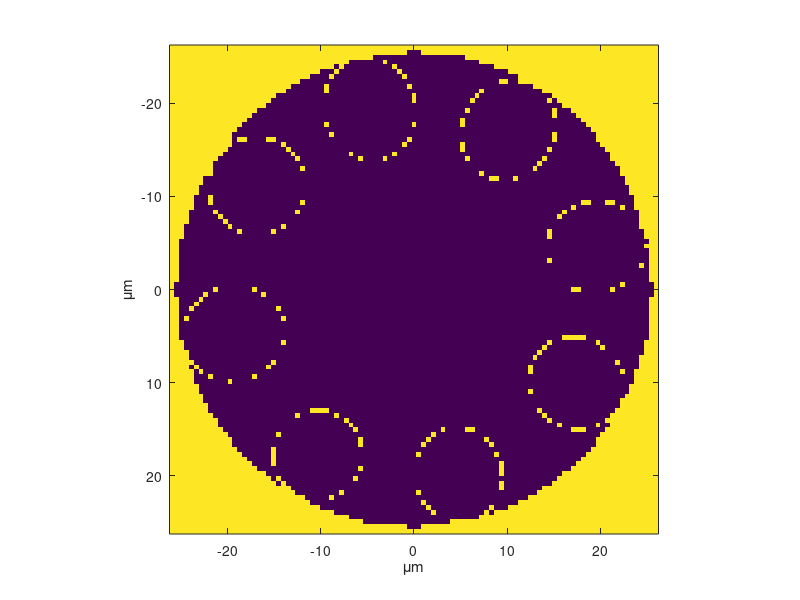

Write the MATLAB code that produced this figure. (Note: this script raises an error after producing the figure.)
clc; clear variables; close all;

%% Set up problem

lambda = 650e-9;
k0 = 2*pi/lambda;
beta = k0; % Propagation constant will be close to that of free space.
Nx = 101;
NoModes = 2;

um = 1e-6;
n_silica = 1.45;
n_air = 1;
r_core = 25.5 * um;
r_clad = 34.0 * um;
r_total = r_core +   r_clad;
x = linspace(-26 * um, 26 * um, Nx);
[x_mesh, y_mesh] = meshgrid(x, x.');
r_mesh = sqrt(x_mesh.^2 + y_mesh.^2);
n = ones(Nx, Nx) * n_silica;
n(r_mesh < r_total) = n_silica;
n(r_mesh < (r_total - r_clad)) = 1;
n(r_mesh > r_total) = 1;

% Ellipses for glass
glass_ellipses = [
    struct('center', [-19.35 * um, 4.72 * um], 'major_axis', 11.28 * um, 'minor_axis', 10.28 * um, 'angle', 166.29);
    struct('center', [-10.30 * um, 17.82 * um], 'major_axis', 9.85 * um, 'minor_axis', 9.82 * um, 'angle', 120.03);
    struct('center', [4.80 * um, 19.92 * um], 'major_axis', 10.42 * um, 'minor_axis', 9.49 * um, 'angle', 76.45);
    struct('center', [17.46 * um, 10.08 * um], 'major_axis', 10.70 * um, 'minor_axis', 9.91 * um, 'angle', 30.00);
    struct('center', [19.58 * um, -4.59 * um], 'major_axis', 10.80 * um, 'minor_axis', 10.09 * um, 'angle', -13.19);
    struct('center', [10.15 * um, -17.15 * um], 'major_axis', 11.20 * um, 'minor_axis', 10.09 * um, 'angle', -59.38);
    struct('center', [-4.73 * um, -19.40 * um], 'major_axis', 11.36 * um, 'minor_axis', 9.97 * um, 'angle', -103.70);
    struct('center', [-16.85 * um, -11.15 * um], 'major_axis', 10.70 * um, 'minor_axis', 10.60 * um, 'angle', -147.51)
];

% Ellipses for air
air_ellipses = [
    struct('center', [-19.35 * um, 4.72 * um], 'major_axis', 10.88 * um, 'minor_axis', 9.88 * um, 'angle', 166.29);
    struct('center', [-10.30 * um, 17.82 * um], 'major_axis', 9.45 * um, 'minor_axis', 9.42 * um, 'angle', 120.03);
    struct('center', [4.80 * um, 19.92 * um], 'major_axis', 10.02 * um, 'minor_axis', 9.09 * um, 'angle', 76.45);
    struct('center', [17.46 * um, 10.08 * um], 'major_axis', 10.30 * um, 'minor_axis', 9.51 * um, 'angle', 30.00);
    struct('center', [19.58 * um, -4.59 * um], 'major_axis', 10.40 * um, 'minor_axis', 9.69 * um, 'angle', -13.19);
    struct('center', [10.15 * um, -17.15 * um], 'major_axis', 10.80 * um, 'minor_axis', 9.69 * um, 'angle', -59.38);
    struct('center', [-4.73 * um, -19.40 * um], 'major_axis', 10.96 * um, 'minor_axis', 9.57 * um, 'angle', -103.70);
    struct('center', [-16.85 * um, -11.15 * um], 'major_axis', 10.30 * um, 'minor_axis', 10.20 * um, 'angle', -147.51)
];

for i = 1:numel(glass_ellipses) + numel(air_ellipses)
    if i <= numel(glass_ellipses)
        ellipse_params = glass_ellipses(i);
        is_glass = true;
    else
        ellipse_params = air_ellipses(i - numel(glass_ellipses));
        is_glass = false;
    end
    
    center = ellipse_params.center;
    major_axis = ellipse_params.major_axis / 2;
    minor_axis = ellipse_params.minor_axis / 2;
    angle = deg2rad(ellipse_params.angle);
    x_rotated = (x_mesh - center(1)) * cos(angle) + (y_mesh - center(2)) * sin(angle);
    y_rotated = (y_mesh - center(2)) * cos(angle) - (x_mesh - center(1)) * sin(angle);
    ellipse_mask = ((x_rotated / major_axis).^2 + (y_rotated / minor_axis).^2) < 1;
    n(ellipse_mask) = n_silica * is_glass + n_air * ~is_glass;
end

dx = x(2) - x(1);
lambda_in_nm = lambda * 1e9;
dx_in_nm = dx * 1e9;
lambda_dx_ratio = lambda / dx;

fprintf('lambda: %.2f nm\n', lambda_in_nm);
fprintf('dx: %.2f nm\n', dx_in_nm);
fprintf('lambda/dx: %.2f\n', lambda_dx_ratio);

%% Show refractive index profile

figure;
imagesc(x*1e6, x*1e6, n);
axis square;
xlabel('\mum');
ylabel('\mum');
hold on;

%% Sweep parameter of wavelength and plot graph of optical power loss (dB/cm)

wavelength_range = 500e-9:100e-9:700e-9;

optical_power_loss_dB_cm_mode1 = zeros(size(wavelength_range));
optical_power_loss_dB_cm_mode2 = zeros(size(wavelength_range));

for wl_idx = 1:length(wavelength_range)
    lambda = wavelength_range(wl_idx);
    k0 = 2 * pi / lambda;

    % Call FD solver
    RetVal = ModeSolverFD(dx, n, lambda, beta, NoModes);
    imag_neff_mode1 = (-1/100) * imag(RetVal.beta(1) / k0);
    imag_neff_mode2 = (-1/100) * imag(RetVal.beta(2) / k0);
    optical_power_loss_dB_cm_mode1(wl_idx) = -20 * log10(exp(-2 * pi * imag_neff_mode1 / lambda)) / 100;
    optical_power_loss_dB_cm_mode2(wl_idx) = -20 * log10(exp(-2 * pi * imag_neff_mode2 / lambda)) / 100;
end

%% Plot optical power loss vs. wavelength for both modes
figure;
plot(wavelength_range * 1e9, optical_power_loss_dB_cm_mode1, '-o', 'DisplayName', 'Mode 1');
hold on;
plot(wavelength_range * 1e9, optical_power_loss_dB_cm_mode2, '-o', 'DisplayName', 'Mode 2');
xlabel('Wavelength (nm)');
ylabel('Optical Power Loss (dB/cm)');
title('Optical Power Loss vs. Wavelength for Different Modes');
legend;
grid on;

%% Plot mode profiles for all wavelengths in the sweep range
for wl_idx = 1:length(wavelength_range)
    lambda = wavelength_range(wl_idx);
    k0 = 2 * pi / lambda;

    % Call FD solver
    RetVal = ModeSolverFD(dx, n, lambda, beta, NoModes);
    
    % Plot mode profiles for the current wavelength
    figure;
    for i = 1:NoModes
        neff = RetVal.beta(i) / k0;
        neff_real = real(neff);
        neff_imag = (-1/100) * imag(neff);
        
        subplot(1, NoModes, i);
        imagesc(x*1e6, x*1e6, RetVal.Eabs{i});
        title(['Mode Profile: n_{eff} = ' num2str(neff_real, '%.7g') ' + ' num2str(neff_imag, '%.7g') 'i']);
        axis square;
        xlabel('\mum');
        ylabel('\mum');
    end
    suptitle(['Wavelength: ' num2str(lambda * 1e9) ' nm']);
end
